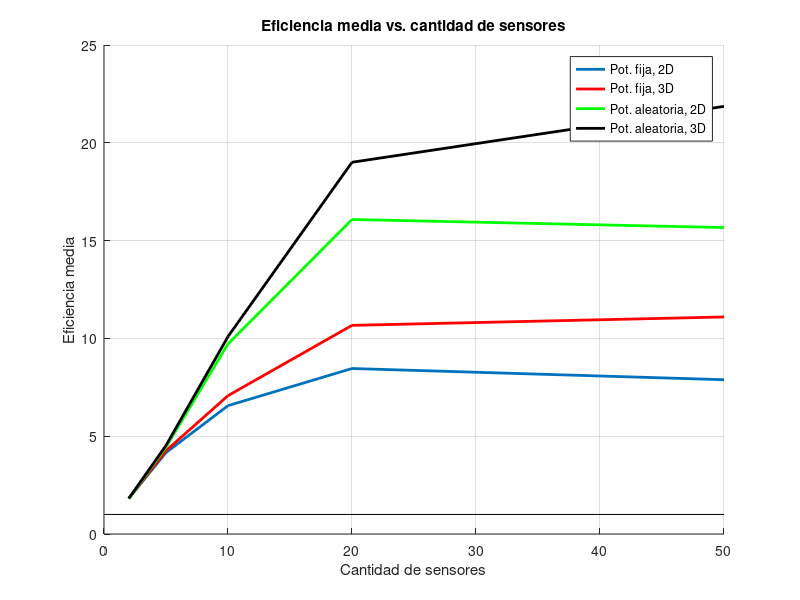

MATLAB code for this plot:
clear
clc
close all

hold on
x1=[2 5 10 20 50];
y1=[1.827 4.162 6.561 8.461 7.887];
plot(x1,y1,'LineWidth',2)

x2=[2 5 10 20 50];
y2=[1.817 4.259 7.072 10.667 11.096];
plot(x2,y2,'r','LineWidth',2)

x3=[2 5 10 20 50];
y3=[1.803 4.446 9.720 16.080 15.668];
plot(x3,y3,'g','LineWidth',2)

x4=[2 5 10 20 50];
y4=[1.818 4.527 10.095 19.005 21.862 ];
plot(x4,y4,'k','LineWidth',2)

plot([0 50],[1 1],'k')

hold off

grid on;

legend('Pot. fija, 2D','Pot. fija, 3D','Pot. aleatoria, 2D','Pot. aleatoria, 3D');
xlabel('Cantidad de sensores');
ylabel('Eficiencia media');
title('Eficiencia media vs. cantidad de sensores');